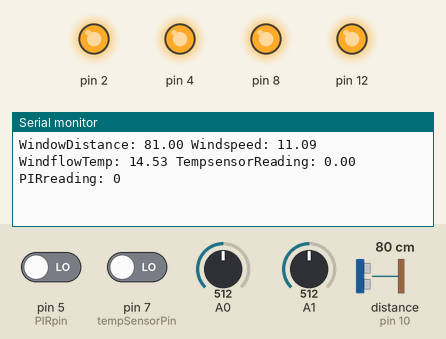
This sketch was run on a simulated Arduino Uno, built with avr-gcc and run on an emulated ATmega328P. On the bench: output pins drawn as LEDs (lit = HIGH), the last lines printed to the serial monitor. The test bench sets the inputs (shaded band); at power-on: A1 = 512, A0 = 512, pin 5 (PIRpin) LOW, pin 7 (tempSensorPin) LOW, distance to the obstacle (sensor on pin 10) 80 cm. The echo pulse lasts 58.3 µs per cm.

Above: at 1.2 s.
1.3 s: A1 set to 414
At 1.76 s:
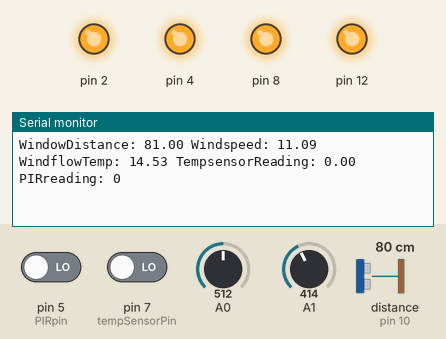
2.8 s: A1 set to 392
At 3.75 s:
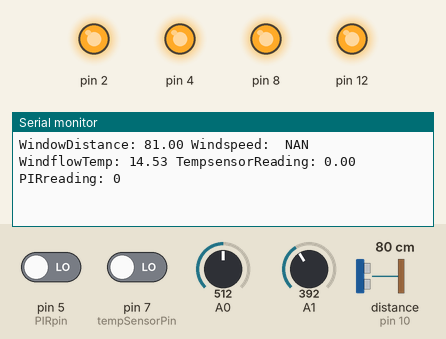
11.4 s: A0 set to 484
At 11.68 s:
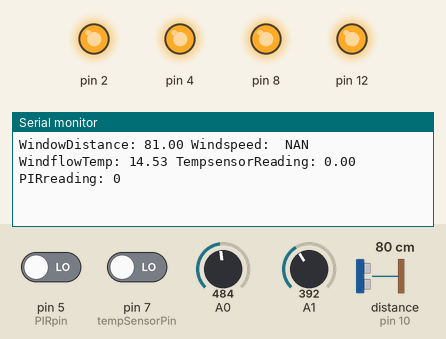
Timing chart, 0 to 14.4 s (numbered marks = the images above; inputs shaded):
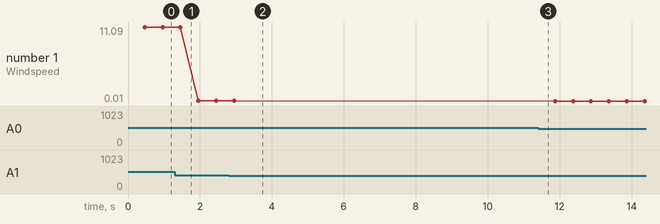

Measured:
- the behaviour switches between 399 and 398 on A1 (found by bisection; images 1 and 2)
- after the input at 2.8 s, the serial monitor: prints a new line after 0.64 s (image 2)
- plotted number 1: 11.09 → 0.05 after the input at 1.3 s, 0.05 → 0.01 after the input at 11.4 s

The sketch:

HomeResourceMeter.ino
```cpp
/*
 * Home Rescource Monitor
 * E4 Main Design Project
 * Duncan Rocha, Rebecca Wreblewski, Matthew Calligaro, Isac Zinda
 * Version 1.0
 *
 * Update History:
 * 5/1/17: Version 1.0 Complete. Includes library HRMlib with temp, windspeed, window distance, and motion sensing.
 *
 *
 * NOTE: The library NewPing must be installed for this code to run, it relies on it for the distance sensor. The
 * code can be found and installed here: https://github.com/PaulStoffregen/NewPing
 *
 */

#include <HRM.h>
#include <NewPing.h>
HRM livno;

#define trigPin 11
#define echoPin 10
#define maxDist 200

#define PIRpin 5

#define tempSensorPin 7

#define analogPinRV 1
#define analogPinTMP 0

//NewPing sonar(trigPin, echoPin, maxDist);

String Data;


void setup() {
  Serial.begin(9600);
  livno.initializeSonar(trigPin,echoPin,maxDist);

  // Powering pins using digital I/O pins:
  pinMode(2,OUTPUT);
  pinMode(4,OUTPUT);
  pinMode(8,OUTPUT);
  pinMode(12,OUTPUT);
  digitalWrite(2,HIGH);
  digitalWrite(4,HIGH);
  digitalWrite(8,HIGH);
  digitalWrite(12,HIGH);

}

void loop() {
  livno.tempUpdate(tempSensorPin);
  livno.sonarUpdate();
  livno.windflowTempUpdate(analogPinRV, analogPinTMP);
  livno.windspeedUpdate(analogPinRV, analogPinTMP);
  livno.PIRupdate(PIRpin);


  Data = (
    "WindowDistance: " + String(livno.windowDist) + " Windspeed: " + String(livno.windspeed)+
    " WindflowTemp: " + String(livno.windflowTemp) +
    " TempsensorReading: " + String(livno.temp) +
    " PIRreading: " + String(livno.motion)
  );
  delay(400);

  Serial.println(Data);
}
```
